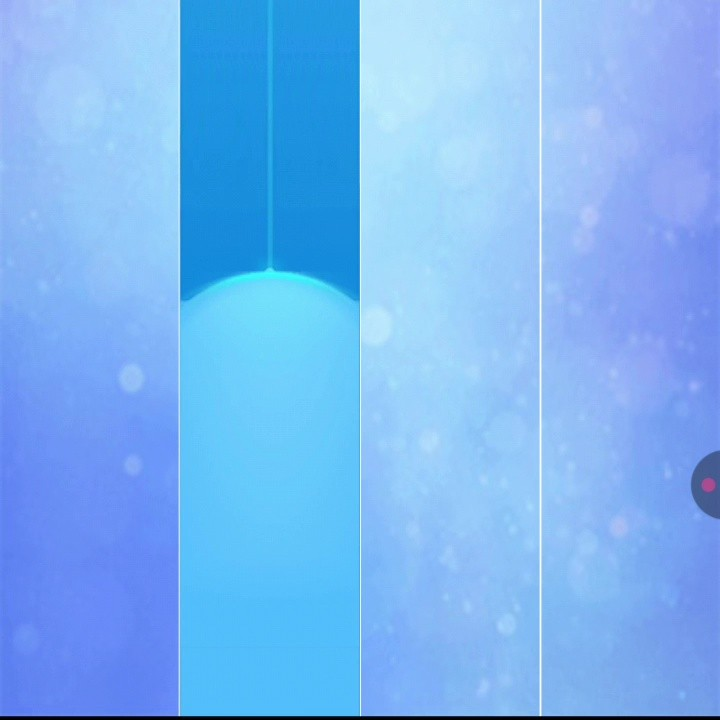
#> input picture docs/recordings/frames/vlcsnap-2026-03-29-11h46m33s250.jpg, 720 x 720 px, found by its file name; the run also reads 1 picture not shown here
$ python describe_frame.py
#> lines starting #> are read from the running program, lines starting #| are printed output that depends on the picture
from PIL import Image

def show_ascii(path):
    print(path)
    img = Image.open(path).convert('L')
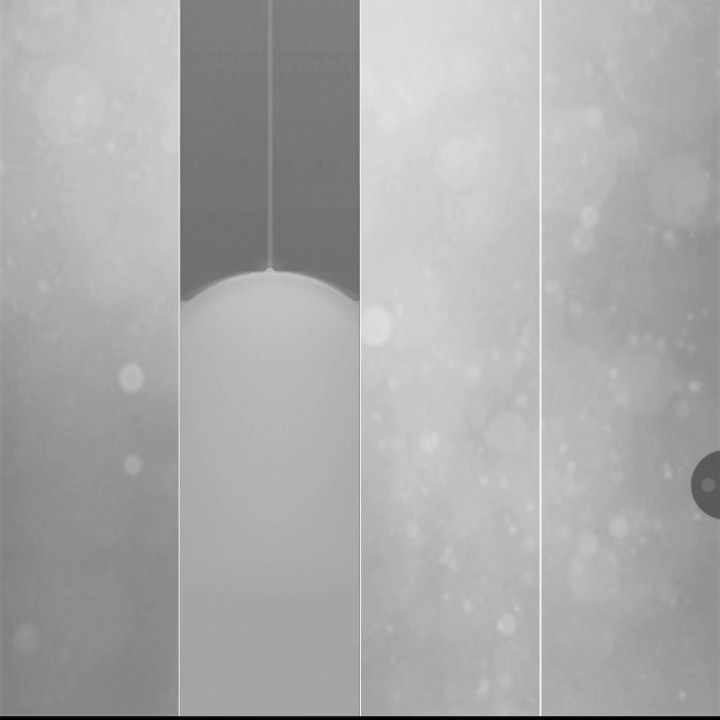
#> img: PIL image 720x720 L; min 0, max 251, mean 170.1

    # Try multiple coordinates if center isn't bright
    # In piano tiles, the beat dot is on a tile lane.
    w, h = img.size
#> w = 720; h = 720
    # let's just resize the whole image to 80x40 and show the brightest spots
    img = img.resize((80, 40))
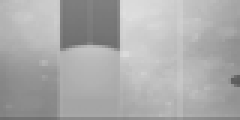
#> img: PIL image 80x40 L (shown 3 times larger); min 91, max 223, mean 170.3
    pixels = img.load()
    ascii_chars = ' `.-:\'=+*#%@'

    res = ''
    for y in range(40):
        for x in range(80):
            val = pixels[x, y]
            # enhance contrast
            if val < 100: val = 0
            idx = int((val/255) * (len(ascii_chars)-1))
            res += ascii_chars[idx]
        res += '\n'
    print(res)

show_ascii('recordings/frames/vlcsnap-2026-03-29-11h46m33s250.jpg') # pre-burst
show_ascii('recordings/frames/vlcsnap-2026-03-29-11h46m39s627.jpg') # burst peak
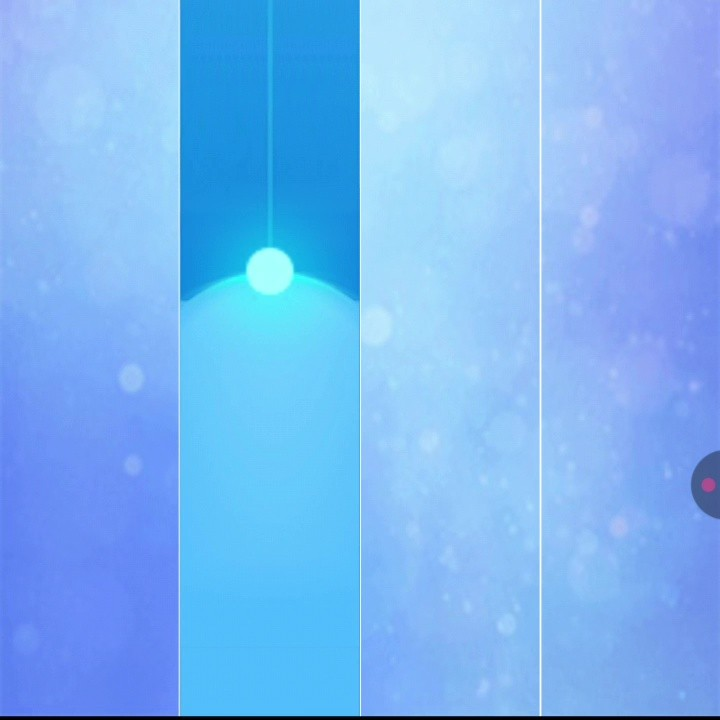
#> input picture docs/recordings/frames/vlcsnap-2026-03-29-11h46m39s627.jpg, 720 x 720 px, found by its file name
show_ascii('recordings/frames/vlcsnap-2026-03-29-11h46m43s703.jpg') # fade
